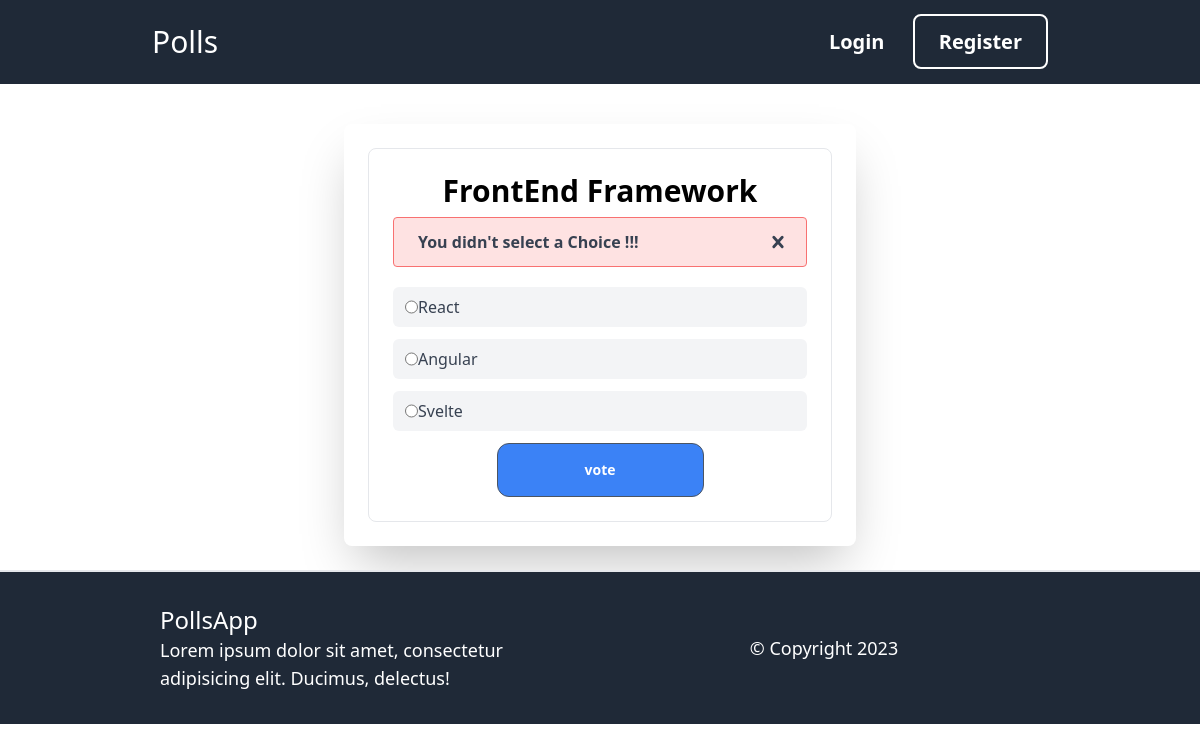
Screenshot of /3/vote/ with the database file from the repository.
### vote/models.py (models this page shows, shortened)
class Question(models.Model):
    question_text=models.CharField(max_length=200)
    pub_date=models.DateTimeField("date published")

class Choice(models.Model):
    question=models.ForeignKey(Question, on_delete=models.CASCADE)
    choice_text=models.CharField(max_length=200)
    votes=models.IntegerField(default=0)

### vote/views.py (the view)
# urls.py: path('<int:id>/vote/', vote, name='vote'),
def vote(request, id):
    question=get_object_or_404(Question, pk=id)
    try:
        selected_choice=question.choice_set.get(pk=request.POST["choice"])
    except(KeyError, Choice.DoesNotExist):
        context={
        'question':question,
        'error_message':"You didn't select a Choice !!!",
    }
        return render(request, 'detail_page.html',context)
    else:
        selected_choice.votes+=1
        selected_choice.save()
        return redirect(reverse("vote:result", args=(question.id,)))

### vote/templates/detail_page.html (shortened to what this page needs)
{% extends 'base.html' %}
{% block content %}
<div class="max-w-lg mx-auto p-6 shadow-2xl rounded-lg m-6">
   <div class="border border-gray-200 rounded-lg p-6">
      <form action="{% url 'vote:vote' question.id %}" method="post">
             <h2 class="text-3xl font-semibold text-center">{{question.question_text}}</h2>
             {% if error_message%}
             <div class="flex flex-col max-w-lg  mx-auto">
               <div class="flex inline-flex justify-between bg-red-100 border border-red-400 text-gray-700 px-4 py-3 my-2 rounded "
                   role="alert">
                   <span class="block sm:inline pl-2">
                       <strong class="font-bold"> {{error_message}}</strong>
                   </span>
                   <span class="inline" onclick="return this.parentNode.remove();">
                   </span>
               </div>
               </div>
            {% endif %}
           {% for choice in question.choice_set.all %}
              <label for="{{choice.choice_text}}" class="flex bg-gray-100 text-gray-700 rounded-md px-3 py-2 my-3  hover:bg-indigo-300 cursor-pointer">
               <input type="radio" name="choice" value="{{choice.id}}">
               {{choice.choice_text}}
            </label>
              {% endfor %}
              <div class="flex items-center justify-center">
               <input type="submit" value="vote" class="  w-1/2 px-6 py-4 rounded-xl bg-blue-500 hover:bg-blue-700 border border-gray-600 text-sm text-white font-semibold">
              </div>
        </form>
   </div>
</div>
{% endblock %}

### rows the page displays
Question: question_text "FrontEnd Framework"
Choice: choice_text "React"
Choice: choice_text "Angular"
Choice: choice_text "Svelte"

### other values shown
{{ error_message }} "You didn't select a Choice !!!"
